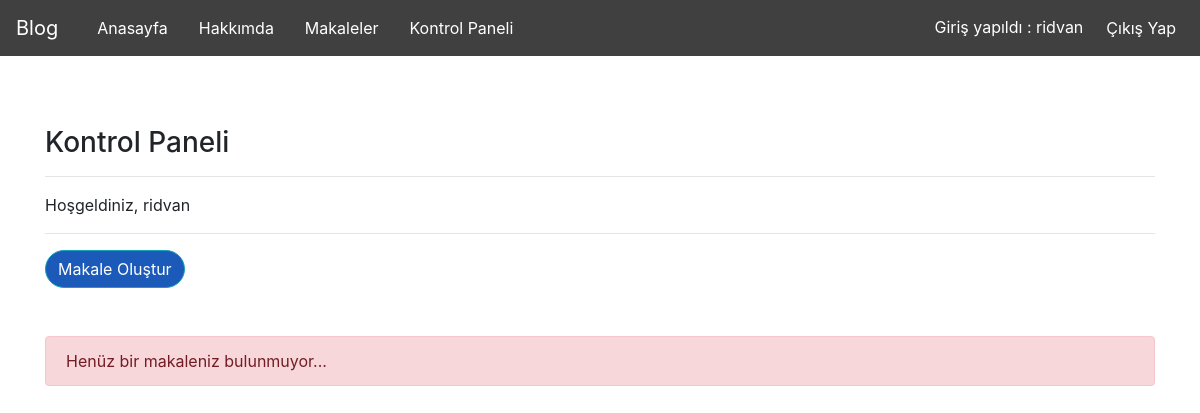
The app's page /articles/dashboard/ (signed in), older data.
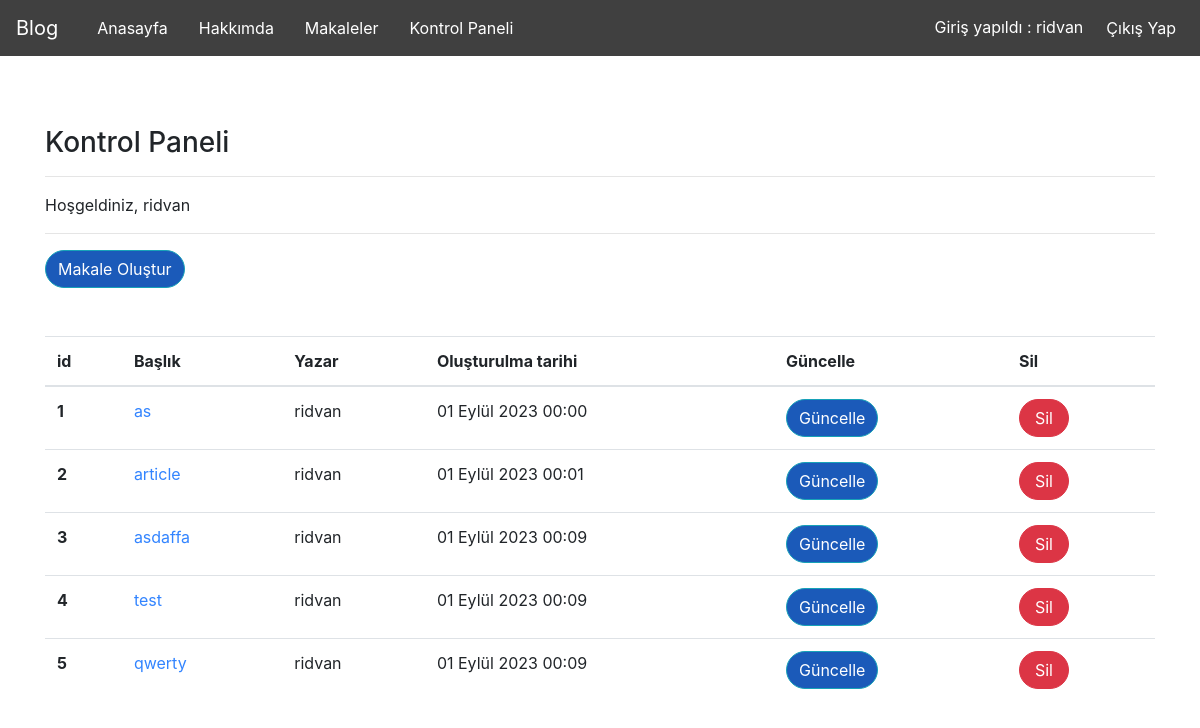
The same page, newer data.
### article/models.py (models this page shows, shortened)
class Article(models.Model):
    author = models.ForeignKey("auth.User", on_delete= models.CASCADE, verbose_name="Yazar")
    title = models.CharField(max_length= 50, verbose_name="Başlık")
    description = models.TextField(max_length=500, verbose_name="Açıklama")
    created_date = models.DateTimeField(auto_now_add=True, verbose_name="Oluşturulma tarihi")

### article/views.py (the view)
# urls.py: path('dashboard/', views.dashboard, name="dashboard" ),
def dashboard(request):
    articles = Article.objects.filter(author = request.user)
    context = {
        "articles":articles,
    }
    return render(request, "articles/dashboard.html", context)

### templates/articles/dashboard.html
{% extends 'layout.html' %}
{% block body %}
    <h3 class="about-text">Kontrol Paneli</h3>
    <hr>
    <p>Hoşgeldiniz, {{user.username}}</p>
    <hr>
    <a class="btn btn-info dashboard-button" href="/articles/addarticle">Makale Oluştur</a>
    <br><br><br>
    {% if articles %}
    <table class="table">
        <thead>
          <tr>
            <th scope="col">id</th>
            <th scope="col">Başlık</th>
            <th scope="col">Yazar</th>
            <th scope="col">Oluşturulma tarihi</th>
            <th scope="col">Güncelle</th>
            <th scope="col">Sil</th>
          </tr>
        </thead>
        <tbody>
            {% for article in articles %}
                <tr>
                    <th scope="row">{{article.id}}</th>
                    <td><a href="/articles/article/{{article.id}}" class="about-link">{{article.title}}</a></td>
                    <td>{{article.author.username}}</td>
                    <td>{{article.created_date}}</td>
                    <td><a href="/articles/update/{{article.id}}" class="btn btn-info dashboard-button">Güncelle</a></td>
                    <td><a href="/articles/delete/{{article.id}}" class="btn btn-danger dashboard-button-delete">Sil</a></td>
                </tr>
            {% endfor %}
        </tbody>
      </table>
      {% else %}
            <div class="alert alert-danger">
                Henüz bir makaleniz bulunmuyor...
            </div>
    {% endif %}
{% endblock body %}

Row changes from the older to the newer data that the page shows:
added Article: id "1", title "as", author.username "ridvan", created_date "01 Eylül 2023 00:00"
added Article: id "2", title "article", author.username "ridvan", created_date "01 Eylül 2023 00:01"
added Article: id "3", title "asdaffa", author.username "ridvan", created_date "01 Eylül 2023 00:09"
added Article: id "4", title "test", author.username "ridvan", created_date "01 Eylül 2023 00:09"
added Article: id "5", title "qwerty", author.username "ridvan", created_date "01 Eylül 2023 00:09"
Text that changed along with them:
text no longer shown: "Henüz bir makaleniz bulunmuyor..."
text now shown: "id Başlık Yazar Oluşturulma tarihi Güncelle Sil"
